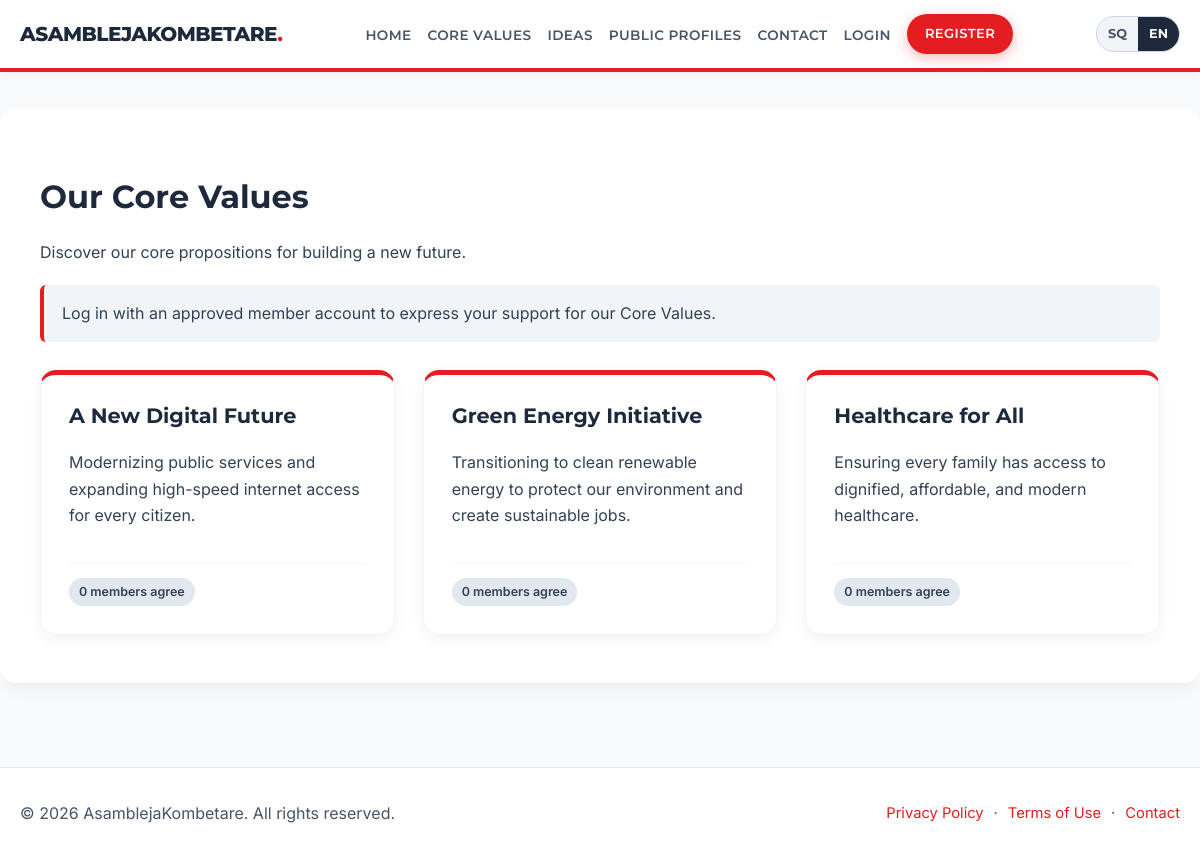
The app's page /core_values.php?lang=en, older data.
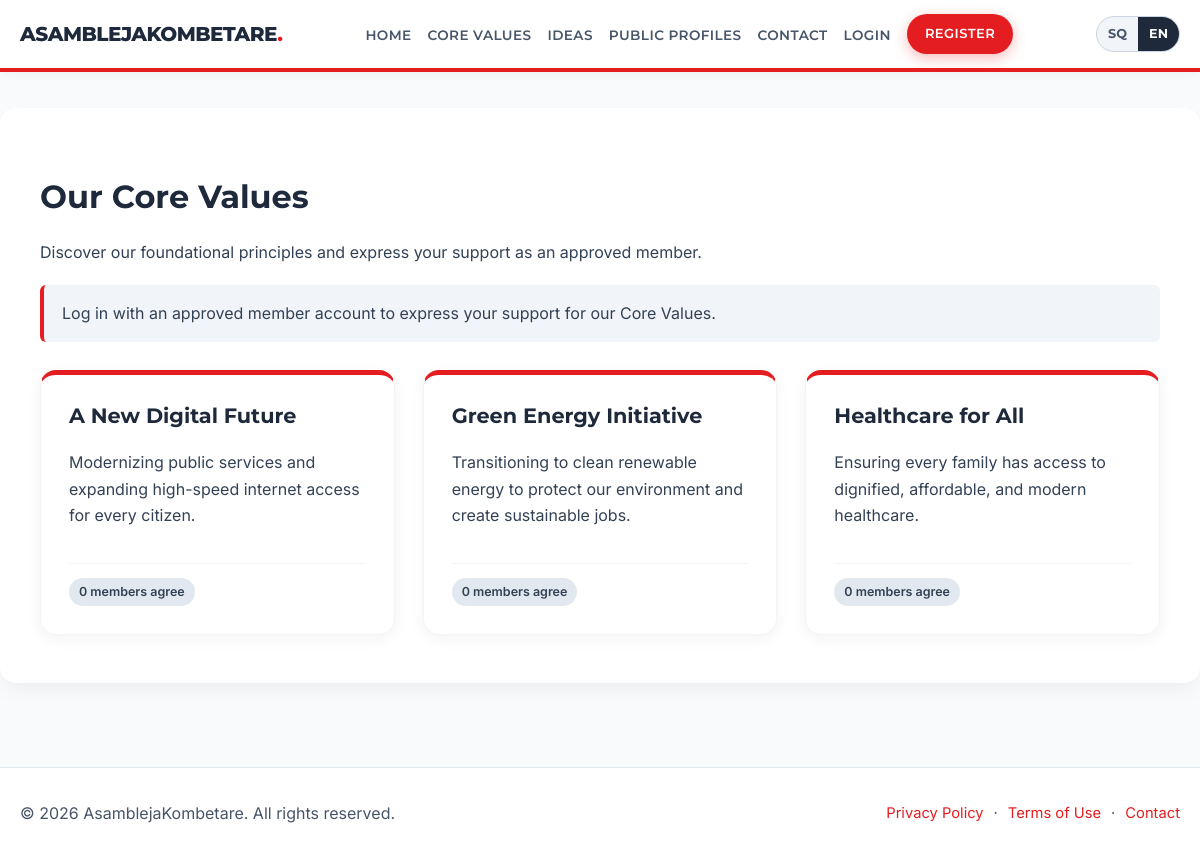
The same page, newer data.
### tables this page shows
CREATE TABLE IF NOT EXISTS `settings` (
  `id` int(11) NOT NULL AUTO_INCREMENT,
  `schema_version` int(11) NOT NULL DEFAULT 2,
  `site_title` varchar(255) NOT NULL DEFAULT 'AsamblejaKombetare',
  `site_description` text,
  `site_description_sq` text,
  `home_banner_text` varchar(255) DEFAULT 'Building Our National Future Together',
  `home_banner_text_sq` varchar(255) DEFAULT 'Ndërtojmë të Ardhmen Tonë Kombëtare Së Bashku',
  `join_us_btn` varchar(255) DEFAULT 'Join Us Now',
  `join_us_btn_sq` varchar(255) DEFAULT 'Bashkohuni Tani',
  `home_core_values_title` varchar(255) DEFAULT 'Our Core Values',
  `home_core_values_title_sq` varchar(255) DEFAULT 'Vlerat Tona Themelore',
  `home_core_values_text` text,
  `home_core_values_text_sq` text,
  `view_values_btn` varchar(255) DEFAULT 'View Core Values',
  `view_values_btn_sq` varchar(255) DEFAULT 'Shiko Vlerat Themelore',
  `home_latest_ideas_title` varchar(255) DEFAULT 'Latest Community Ideas',
  `home_latest_ideas_title_sq` varchar(255) DEFAULT 'Idetë e Fundit të Komunitetit',
  `view_ideas_btn` varchar(255) DEFAULT 'View All Ideas',
  `view_ideas_btn_sq` varchar(255) DEFAULT 'Shiko të Gjitha Idetë',
  `values_page_title` varchar(255) DEFAULT 'Our Core Values',
  `values_page_title_sq` varchar(255) DEFAULT 'Vlerat Tona Themelore',
  `values_page_text` text,
  `values_page_text_sq` text,
  `ideas_page_title` varchar(255) DEFAULT 'Community Ideas',
  `ideas_page_title_sq` varchar(255) DEFAULT 'Idetë e Komunitetit',
  `ideas_page_text` text,
  `ideas_page_text_sq` text,
  `submit_idea_btn` varchar(255) DEFAULT 'Submit an Idea',
  `submit_idea_btn_sq` varchar(255) DEFAULT 'Dërgo një Ide',
  `contact_page_title` varchar(255) DEFAULT 'Contact Us',
  `contact_page_title_sq` varchar(255) DEFAULT 'Na Kontaktoni',
  `contact_page_text` text,
  `contact_page_text_sq` text,
  `register_page_title` varchar(255) DEFAULT 'Register',
  `register_page_title_sq` varchar(255) DEFAULT 'Regjistrohu',
  `login_page_title` varchar(255) DEFAULT 'Login',
  `login_page_title_sq` varchar(255) DEFAULT 'Hyrje',
  `footer_text` varchar(255) DEFAULT 'All rights reserved.',
  `footer_text_sq` varchar(255) DEFAULT 'Të gjitha të drejtat e rezervuara.',
  `email_verification_subject` varchar(255) DEFAULT 'Verify your email for {site_title}',
  `email_verification_subject_sq` varchar(255) DEFAULT 'Verifikoni email-in tuaj për {site_title}',
  `email_verification_message` text,
  `email_verification_message_sq` text,
  `menu_home` varchar(255) DEFAULT 'Home',
  `menu_home_sq` varchar(255) DEFAULT 'Ballina',
  `menu_values` varchar(255) DEFAULT 'Core Values',
  `menu_values_sq` varchar(255) DEFAULT 'Vlerat Themelore',
  `menu_ideas` varchar(255) DEFAULT 'Ideas',
  `menu_ideas_sq` varchar(255) DEFAULT 'Idetë',
  `menu_profiles` varchar(255) DEFAULT 'Public Profiles',
  `menu_profiles_sq` varchar(255) DEFAULT 'Profilet Publike',
  `menu_contact` varchar(255) DEFAULT 'Contact',
  `menu_contact_sq` varchar(255) DEFAULT 'Kontakt',
  `menu_profile` varchar(255) DEFAULT 'Profile',
  `menu_profile_sq` varchar(255) DEFAULT 'Profili',
  `menu_admin` varchar(255) DEFAULT 'Admin Panel',
  `menu_admin_sq` varchar(255) DEFAULT 'Administrimi',
  `menu_logout` varchar(255) DEFAULT 'Logout',
  `menu_logout_sq` varchar(255) DEFAULT 'Dil',
  `menu_login` varchar(255) DEFAULT 'Login',
  `menu_login_sq` varchar(255) DEFAULT 'Hyr',
  `menu_register` varchar(255) DEFAULT 'Register',
  `menu_register_sq` varchar(255) DEFAULT 'Regjistrohu',
  PRIMARY KEY (`id`)
);

### core_values.php (the view, shortened to what the changed rows need)
<?php
require_once __DIR__ . '/includes/db.php';
$values = [];
if ($pdo instanceof PDO) {
    $values = $pdo->query("SELECT * FROM core_values ORDER BY created_at ASC")->fetchAll();
}
$lang = current_lang();
?>
<!DOCTYPE html>
<html lang="<?= htmlspecialchars($lang, ENT_QUOTES, 'UTF-8') ?>">
<head>
    <?php include __DIR__ . '/includes/head.php'; ?>
</head>
<body>
    <?php include __DIR__ . '/includes/header.php'; ?>
    <main id="main-content" class="container main-content">
        <h1><?= htmlspecialchars($t_values_page_title, ENT_QUOTES, 'UTF-8') ?></h1>
        <div class="rich-text-content"><?= sanitize_rich_html($t_values_page_text) ?></div>
        <?php if (empty($_SESSION['user_id'])): ?>
            <p class="info-box"><?= htmlspecialchars(__('login_to_agree_info'), ENT_QUOTES, 'UTF-8') ?></p>
        <?php endif; ?>
        <div class="points-grid">
            <?php foreach ($values as $v):
            ?>
                <article class="point-card">
                </article>
            <?php endforeach; ?>
        </div>
    </main>
    <?php include __DIR__ . '/includes/footer.php'; ?>
</body>
</html>

### includes/header.php (shortened to what the changed rows need)
<header class="main-header">
    <div class="container header-container">
        <div class="logo">
            <a href="index.php"><span class="logo-text"><?= htmlspecialchars($t_site_title ?? 'AsamblejaKombetare', ENT_QUOTES, 'UTF-8') ?></span></a>
        </div>
        <nav id="primary-navigation" class="main-nav" aria-label="Primary">
            <ul>
                <li><a href="index.php"><?= htmlspecialchars($t_menu_home, ENT_QUOTES, 'UTF-8') ?></a></li>
                <li><a href="core_values.php"><?= htmlspecialchars($t_menu_values, ENT_QUOTES, 'UTF-8') ?></a></li>
                <li><a href="ideas.php"><?= htmlspecialchars($t_menu_ideas, ENT_QUOTES, 'UTF-8') ?></a></li>
                <li><a href="public_profiles.php"><?= htmlspecialchars($t_menu_profiles, ENT_QUOTES, 'UTF-8') ?></a></li>
                <li><a href="contact.php"><?= htmlspecialchars($t_menu_contact, ENT_QUOTES, 'UTF-8') ?></a></li>
                <?php if (!empty($_SESSION['user_id'])): ?>
                    <li><a href="profile.php"><?= htmlspecialchars($t_menu_profile, ENT_QUOTES, 'UTF-8') ?></a></li>
                    <?php if (($_SESSION['role'] ?? '') === 'admin'): ?>
                        <li><a href="admin/index.php"><?= htmlspecialchars($t_menu_admin, ENT_QUOTES, 'UTF-8') ?></a></li>
                    <?php endif; ?>
                    <li>
                        <form method="POST" action="logout.php" class="inline-logout-form">
                            <?= csrf_field() ?>
                            <button type="submit" class="btn-logout-link">
                                <?= htmlspecialchars($t_menu_logout, ENT_QUOTES, 'UTF-8') ?> (<?= htmlspecialchars((string)($_SESSION['username'] ?? ''), ENT_QUOTES, 'UTF-8') ?>)
                            </button>
                        </form>
                    </li>
                <?php else: ?>
                    <li><a href="login.php"><?= htmlspecialchars($t_menu_login, ENT_QUOTES, 'UTF-8') ?></a></li>
                    <li><a href="register.php" class="btn btn-nav-cta"><?= htmlspecialchars($t_menu_register, ENT_QUOTES, 'UTF-8') ?></a></li>
                <?php endif; ?>
            </ul>
        </nav>
    </div>
</header>

### includes/footer.php
<?php
$footer_prefix = $asset_prefix ?? ((strpos(str_replace('\\', '/', (string)($_SERVER['SCRIPT_NAME'] ?? '')), '/admin/') !== false) ? '../' : '');
?>
<footer class="main-footer">
    <div class="container footer-inner">
        <p>&copy; <?= date('Y') ?> <?= htmlspecialchars($t_site_title ?? 'AsamblejaKombetare', ENT_QUOTES, 'UTF-8') ?>. <?= htmlspecialchars($t_footer_text ?? __('All rights reserved.'), ENT_QUOTES, 'UTF-8') ?></p>
        <nav class="footer-links" aria-label="Legal">
            <a href="<?= htmlspecialchars($footer_prefix, ENT_QUOTES, 'UTF-8') ?>privacy.php"><?= htmlspecialchars(__('privacy_policy'), ENT_QUOTES, 'UTF-8') ?></a>
            <span aria-hidden="true">&middot;</span>
            <a href="<?= htmlspecialchars($footer_prefix, ENT_QUOTES, 'UTF-8') ?>terms.php"><?= htmlspecialchars(__('terms_of_use'), ENT_QUOTES, 'UTF-8') ?></a>
            <span aria-hidden="true">&middot;</span>
            <a href="<?= htmlspecialchars($footer_prefix, ENT_QUOTES, 'UTF-8') ?>contact.php"><?= htmlspecialchars($t_menu_contact ?? 'Contact', ENT_QUOTES, 'UTF-8') ?></a>
        </nav>
    </div>
</footer>

Row changes from the older to the newer data that the page shows:
changed settings "Our Core Values": site_title (not shown) → "ASAMBLEJAKOMBETARE"; values_page_text "Discover our core propositions for building a new future." → "Discover our foundational principles and express your support as an approved member."; site_title (not shown) → "AsamblejaKombetare"
Text that changed along with them:
$t_site_title: "ASAMBLEJAKOMBETARE" → (not shown)
$t_site_title: "AsamblejaKombetare" → (not shown)
